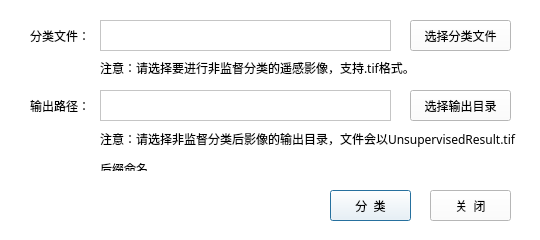
<?xml version="1.0" encoding="UTF-8"?>
<ui version="4.0">
 <class>UnsuperviseDialog</class>
 <widget class="QDialog" name="UnsuperviseDialog">
  <property name="geometry">
   <rect>
    <x>0</x>
    <y>0</y>
    <width>540</width>
    <height>240</height>
   </rect>
  </property>
  <property name="windowTitle">
   <string>非监督分类</string>
  </property>
  <property name="windowIcon">
   <iconset resource="../resources/ucRc.qrc">
    <normaloff>:/ico/非监督分类.ico</normaloff>:/ico/非监督分类.ico</iconset>
  </property>
  <property name="styleSheet">
   <string notr="true">background-color: rgb(255, 255, 255);</string>
  </property>
  <widget class="QTextEdit" name="txtReclassPath">
   <property name="geometry">
    <rect>
     <x>100</x>
     <y>20</y>
     <width>291</width>
     <height>31</height>
    </rect>
   </property>
   <property name="font">
    <font>
     <family>幼圆</family>
    </font>
   </property>
  </widget>
  <widget class="QLabel" name="label">
   <property name="geometry">
    <rect>
     <x>30</x>
     <y>20</y>
     <width>61</width>
     <height>31</height>
    </rect>
   </property>
   <property name="font">
    <font>
     <family>幼圆</family>
    </font>
   </property>
   <property name="text">
    <string>分类文件：</string>
   </property>
  </widget>
  <widget class="QPushButton" name="ok">
   <property name="geometry">
    <rect>
     <x>330</x>
     <y>190</y>
     <width>81</width>
     <height>31</height>
    </rect>
   </property>
   <property name="font">
    <font>
     <family>幼圆</family>
    </font>
   </property>
   <property name="text">
    <string>分  类</string>
   </property>
  </widget>
  <widget class="QLabel" name="label_2">
   <property name="geometry">
    <rect>
     <x>30</x>
     <y>90</y>
     <width>61</width>
     <height>31</height>
    </rect>
   </property>
   <property name="font">
    <font>
     <family>幼圆</family>
    </font>
   </property>
   <property name="text">
    <string>输出路径：</string>
   </property>
  </widget>
  <widget class="QTextEdit" name="txtOutputPath">
   <property name="geometry">
    <rect>
     <x>100</x>
     <y>90</y>
     <width>291</width>
     <height>31</height>
    </rect>
   </property>
   <property name="font">
    <font>
     <family>幼圆</family>
    </font>
   </property>
  </widget>
  <widget class="QPushButton" name="quit">
   <property name="geometry">
    <rect>
     <x>430</x>
     <y>190</y>
     <width>81</width>
     <height>31</height>
    </rect>
   </property>
   <property name="font">
    <font>
     <family>幼圆</family>
    </font>
   </property>
   <property name="text">
    <string>关  闭</string>
   </property>
  </widget>
  <widget class="QPushButton" name="chooseReclass">
   <property name="geometry">
    <rect>
     <x>410</x>
     <y>20</y>
     <width>101</width>
     <height>31</height>
    </rect>
   </property>
   <property name="font">
    <font>
     <family>幼圆</family>
    </font>
   </property>
   <property name="text">
    <string>选择分类文件</string>
   </property>
  </widget>
  <widget class="QPushButton" name="chooseOutput">
   <property name="geometry">
    <rect>
     <x>410</x>
     <y>90</y>
     <width>101</width>
     <height>31</height>
    </rect>
   </property>
   <property name="font">
    <font>
     <family>幼圆</family>
    </font>
   </property>
   <property name="text">
    <string>选择输出目录</string>
   </property>
  </widget>
  <widget class="QLabel" name="label_3">
   <property name="geometry">
    <rect>
     <x>100</x>
     <y>60</y>
     <width>401</width>
     <height>16</height>
    </rect>
   </property>
   <property name="font">
    <font>
     <family>幼圆</family>
    </font>
   </property>
   <property name="text">
    <string>注意：请选择要进行非监督分类的遥感影像，支持.tif格式。</string>
   </property>
  </widget>
  <widget class="QLabel" name="label_4">
   <property name="geometry">
    <rect>
     <x>100</x>
     <y>130</y>
     <width>431</width>
     <height>41</height>
    </rect>
   </property>
   <property name="font">
    <font>
     <family>幼圆</family>
    </font>
   </property>
   <property name="text">
    <string>&lt;html&gt;&lt;head/&gt;&lt;body&gt;&lt;p&gt;注意：请选择非监督分类后影像的输出目录，文件会以UnsupervisedResult.tif&lt;/p&gt;&lt;p&gt;后缀命名。&lt;/p&gt;&lt;/body&gt;&lt;/html&gt;</string>
   </property>
  </widget>
 </widget>
 <resources>
  <include location="../resources/ucRc.qrc"/>
 </resources>
 <connections/>
</ui>
